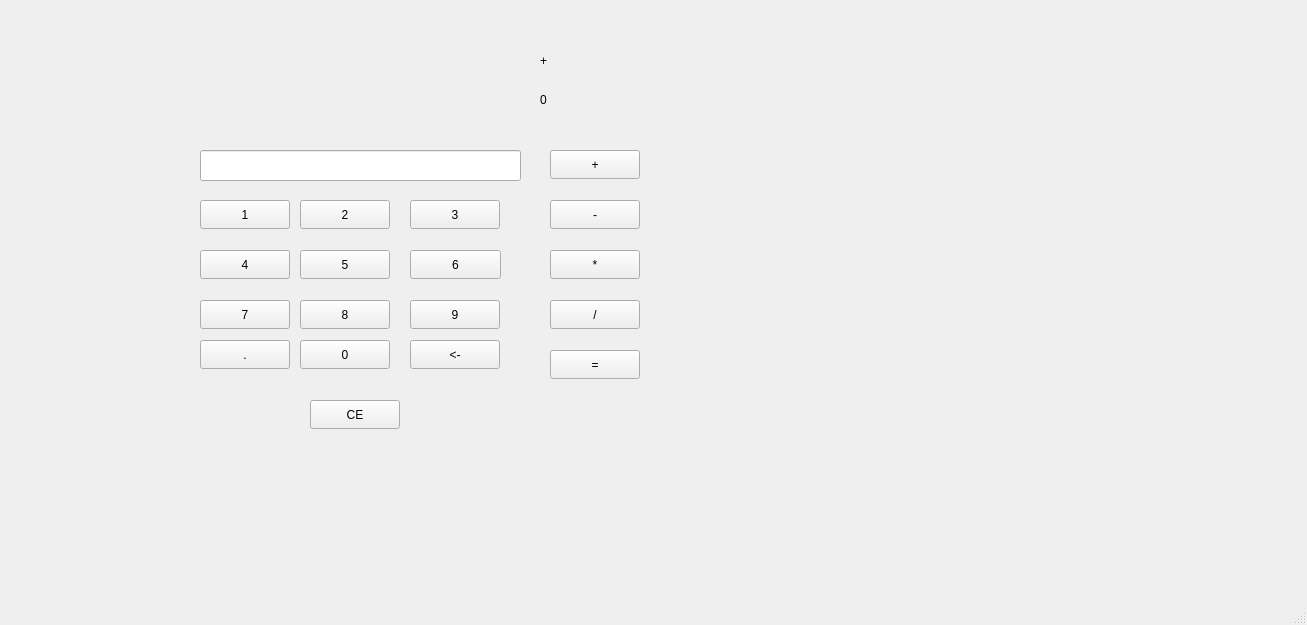
<?xml version="1.0" encoding="UTF-8"?>
<ui version="4.0">
 <class>MainWindow</class>
 <widget class="QMainWindow" name="MainWindow">
  <property name="geometry">
   <rect>
    <x>0</x>
    <y>0</y>
    <width>1307</width>
    <height>625</height>
   </rect>
  </property>
  <property name="windowTitle">
   <string>MainWindow</string>
  </property>
  <widget class="QWidget" name="centralwidget">
   <widget class="QPushButton" name="pushButton_1">
    <property name="geometry">
     <rect>
      <x>200</x>
      <y>200</y>
      <width>90</width>
      <height>29</height>
     </rect>
    </property>
    <property name="text">
     <string>1</string>
    </property>
   </widget>
   <widget class="QPushButton" name="pushButton_4">
    <property name="geometry">
     <rect>
      <x>200</x>
      <y>250</y>
      <width>90</width>
      <height>29</height>
     </rect>
    </property>
    <property name="text">
     <string>4</string>
    </property>
   </widget>
   <widget class="QPushButton" name="pushButton_7">
    <property name="geometry">
     <rect>
      <x>200</x>
      <y>300</y>
      <width>90</width>
      <height>29</height>
     </rect>
    </property>
    <property name="text">
     <string>7</string>
    </property>
   </widget>
   <widget class="QPushButton" name="pushButton_2">
    <property name="geometry">
     <rect>
      <x>300</x>
      <y>200</y>
      <width>90</width>
      <height>29</height>
     </rect>
    </property>
    <property name="text">
     <string>2</string>
    </property>
   </widget>
   <widget class="QPushButton" name="pushButton_5">
    <property name="geometry">
     <rect>
      <x>300</x>
      <y>250</y>
      <width>90</width>
      <height>29</height>
     </rect>
    </property>
    <property name="text">
     <string>5</string>
    </property>
   </widget>
   <widget class="QPushButton" name="pushButton_8">
    <property name="geometry">
     <rect>
      <x>300</x>
      <y>300</y>
      <width>90</width>
      <height>29</height>
     </rect>
    </property>
    <property name="text">
     <string>8</string>
    </property>
   </widget>
   <widget class="QPushButton" name="pushButton_3">
    <property name="geometry">
     <rect>
      <x>410</x>
      <y>200</y>
      <width>90</width>
      <height>29</height>
     </rect>
    </property>
    <property name="text">
     <string>3</string>
    </property>
   </widget>
   <widget class="QPushButton" name="pushButton_6">
    <property name="geometry">
     <rect>
      <x>410</x>
      <y>250</y>
      <width>91</width>
      <height>29</height>
     </rect>
    </property>
    <property name="text">
     <string>6</string>
    </property>
   </widget>
   <widget class="QPushButton" name="pushButton_9">
    <property name="geometry">
     <rect>
      <x>410</x>
      <y>300</y>
      <width>90</width>
      <height>29</height>
     </rect>
    </property>
    <property name="text">
     <string>9</string>
    </property>
   </widget>
   <widget class="QPushButton" name="pushButton_plus">
    <property name="geometry">
     <rect>
      <x>550</x>
      <y>150</y>
      <width>90</width>
      <height>29</height>
     </rect>
    </property>
    <property name="text">
     <string>+</string>
    </property>
   </widget>
   <widget class="QPushButton" name="pushButton_minus">
    <property name="geometry">
     <rect>
      <x>550</x>
      <y>200</y>
      <width>90</width>
      <height>29</height>
     </rect>
    </property>
    <property name="text">
     <string>-</string>
    </property>
   </widget>
   <widget class="QPushButton" name="pushButton_multiply">
    <property name="geometry">
     <rect>
      <x>550</x>
      <y>250</y>
      <width>90</width>
      <height>29</height>
     </rect>
    </property>
    <property name="text">
     <string>*</string>
    </property>
   </widget>
   <widget class="QPushButton" name="pushButton_delit">
    <property name="geometry">
     <rect>
      <x>550</x>
      <y>300</y>
      <width>90</width>
      <height>29</height>
     </rect>
    </property>
    <property name="text">
     <string>/</string>
    </property>
   </widget>
   <widget class="QLabel" name="label_operand">
    <property name="geometry">
     <rect>
      <x>540</x>
      <y>40</y>
      <width>171</width>
      <height>41</height>
     </rect>
    </property>
    <property name="text">
     <string>+</string>
    </property>
   </widget>
   <widget class="QLineEdit" name="lineEdit">
    <property name="geometry">
     <rect>
      <x>200</x>
      <y>150</y>
      <width>321</width>
      <height>31</height>
     </rect>
    </property>
   </widget>
   <widget class="QPushButton" name="pushButton_tochka">
    <property name="geometry">
     <rect>
      <x>200</x>
      <y>340</y>
      <width>90</width>
      <height>29</height>
     </rect>
    </property>
    <property name="text">
     <string>.</string>
    </property>
   </widget>
   <widget class="QPushButton" name="pushButton_0">
    <property name="geometry">
     <rect>
      <x>300</x>
      <y>340</y>
      <width>90</width>
      <height>29</height>
     </rect>
    </property>
    <property name="text">
     <string>0</string>
    </property>
   </widget>
   <widget class="QPushButton" name="pushButton_sp">
    <property name="geometry">
     <rect>
      <x>410</x>
      <y>340</y>
      <width>90</width>
      <height>29</height>
     </rect>
    </property>
    <property name="text">
     <string>&lt;-</string>
    </property>
   </widget>
   <widget class="QLabel" name="label_sign">
    <property name="geometry">
     <rect>
      <x>540</x>
      <y>90</y>
      <width>63</width>
      <height>20</height>
     </rect>
    </property>
    <property name="text">
     <string>0</string>
    </property>
   </widget>
   <widget class="QPushButton" name="pushButton_ravno">
    <property name="geometry">
     <rect>
      <x>550</x>
      <y>350</y>
      <width>90</width>
      <height>29</height>
     </rect>
    </property>
    <property name="text">
     <string>=</string>
    </property>
   </widget>
   <widget class="QPushButton" name="pushButton_remove">
    <property name="geometry">
     <rect>
      <x>310</x>
      <y>400</y>
      <width>90</width>
      <height>29</height>
     </rect>
    </property>
    <property name="text">
     <string>CE</string>
    </property>
   </widget>
  </widget>
  <widget class="QMenuBar" name="menubar">
   <property name="geometry">
    <rect>
     <x>0</x>
     <y>0</y>
     <width>1307</width>
     <height>25</height>
    </rect>
   </property>
  </widget>
  <widget class="QStatusBar" name="statusbar"/>
 </widget>
 <resources/>
 <connections/>
</ui>
